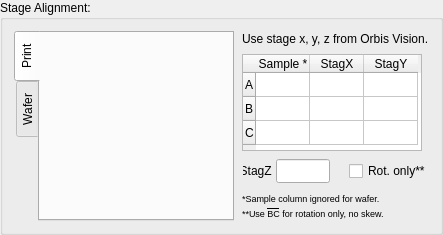
      <widget class="QGroupBox" name="gr_stage">
       <property name="sizePolicy">
        <sizepolicy hsizetype="Fixed" vsizetype="Fixed">
         <horstretch>0</horstretch>
         <verstretch>0</verstretch>
        </sizepolicy>
       </property>
       <property name="minimumSize">
        <size>
         <width>440</width>
         <height>0</height>
        </size>
       </property>
       <property name="maximumSize">
        <size>
         <width>440</width>
         <height>16777215</height>
        </size>
       </property>
       <property name="title">
        <string>Stage Alignment:</string>
       </property>
       <layout class="QHBoxLayout" name="horizontalLayout_16">
        <property name="spacing">
         <number>0</number>
        </property>
        <property name="sizeConstraint">
         <enum>QLayout::SetFixedSize</enum>
        </property>
        <item>
         <widget class="QTabWidget" name="tb_align">
          <property name="sizePolicy">
           <sizepolicy hsizetype="Fixed" vsizetype="Fixed">
            <horstretch>0</horstretch>
            <verstretch>0</verstretch>
           </sizepolicy>
          </property>
          <property name="minimumSize">
           <size>
            <width>220</width>
            <height>190</height>
           </size>
          </property>
          <property name="maximumSize">
           <size>
            <width>220</width>
            <height>190</height>
           </size>
          </property>
          <property name="baseSize">
           <size>
            <width>0</width>
            <height>0</height>
           </size>
          </property>
          <property name="tabPosition">
           <enum>QTabWidget::West</enum>
          </property>
          <property name="currentIndex">
           <number>0</number>
          </property>
          <widget class="QWidget" name="tab_print">
           <attribute name="title">
            <string>Print</string>
           </attribute>
           <widget class="QLabel" name="lb_printpix">
            <property name="geometry">
             <rect>
              <x>0</x>
              <y>0</y>
              <width>191</width>
              <height>181</height>
             </rect>
            </property>
            <property name="text">
             <string/>
            </property>
            <property name="pixmap">
             <pixmap resource="alignprint.qrc">:/alignment/alignprint.png</pixmap>
            </property>
            <property name="scaledContents">
             <bool>false</bool>
            </property>
            <property name="alignment">
             <set>Qt::AlignCenter</set>
            </property>
           </widget>
          </widget>
          <widget class="QWidget" name="tab_wafer">
           <attribute name="title">
            <string>Wafer</string>
           </attribute>
           <widget class="QLabel" name="lb_waferpix">
            <property name="geometry">
             <rect>
              <x>0</x>
              <y>0</y>
              <width>191</width>
              <height>181</height>
             </rect>
            </property>
            <property name="text">
             <string/>
            </property>
            <property name="pixmap">
             <pixmap resource="alignprint.qrc">:/alignment/alignwafer.png</pixmap>
            </property>
            <property name="scaledContents">
             <bool>false</bool>
            </property>
            <property name="alignment">
             <set>Qt::AlignCenter</set>
            </property>
           </widget>
          </widget>
         </widget>
        </item>
        <item>
         <spacer name="horizontalSpacer_2">
          <property name="orientation">
           <enum>Qt::Horizontal</enum>
          </property>
          <property name="sizeType">
           <enum>QSizePolicy::Fixed</enum>
          </property>
          <property name="sizeHint" stdset="0">
           <size>
            <width>8</width>
            <height>20</height>
           </size>
          </property>
         </spacer>
        </item>
        <item>
         <layout class="QVBoxLayout" name="verticalLayout_8">
          <property name="spacing">
           <number>0</number>
          </property>
          <property name="sizeConstraint">
           <enum>QLayout::SetFixedSize</enum>
          </property>
          <item>
           <widget class="QLabel" name="lb_stagcoord">
            <property name="text">
             <string>Use stage x, y, z from Orbis Vision.</string>
            </property>
           </widget>
          </item>
          <item>
           <spacer name="verticalSpacer_5">
            <property name="orientation">
             <enum>Qt::Vertical</enum>
            </property>
            <property name="sizeType">
             <enum>QSizePolicy::Fixed</enum>
            </property>
            <property name="sizeHint" stdset="0">
             <size>
              <width>20</width>
              <height>8</height>
             </size>
            </property>
           </spacer>
          </item>
          <item>
           <widget class="QTableWidget" name="tw_stage">
            <property name="sizePolicy">
             <sizepolicy hsizetype="Fixed" vsizetype="Fixed">
              <horstretch>0</horstretch>
              <verstretch>0</verstretch>
             </sizepolicy>
            </property>
            <property name="maximumSize">
             <size>
              <width>180</width>
              <height>97</height>
             </size>
            </property>
            <attribute name="horizontalHeaderDefaultSectionSize">
             <number>54</number>
            </attribute>
            <attribute name="horizontalHeaderMinimumSectionSize">
             <number>54</number>
            </attribute>
            <attribute name="verticalHeaderVisible">
             <bool>true</bool>
            </attribute>
            <attribute name="verticalHeaderDefaultSectionSize">
             <number>24</number>
            </attribute>
            <attribute name="verticalHeaderMinimumSectionSize">
             <number>24</number>
            </attribute>
            <row>
             <property name="text">
              <string>A</string>
             </property>
            </row>
            <row>
             <property name="text">
              <string>B</string>
             </property>
            </row>
            <row>
             <property name="text">
              <string>C</string>
             </property>
            </row>
            <column>
             <property name="text">
              <string>Sample *</string>
             </property>
            </column>
            <column>
             <property name="text">
              <string>StagX</string>
             </property>
            </column>
            <column>
             <property name="text">
              <string>StagY</string>
             </property>
            </column>
            <item row="0" column="0">
             <property name="text">
              <string/>
             </property>
            </item>
           </widget>
          </item>
          <item>
           <spacer name="verticalSpacer_8">
            <property name="orientation">
             <enum>Qt::Vertical</enum>
            </property>
            <property name="sizeType">
             <enum>QSizePolicy::Fixed</enum>
            </property>
            <property name="sizeHint" stdset="0">
             <size>
              <width>20</width>
              <height>8</height>
             </size>
            </property>
           </spacer>
          </item>
          <item>
           <layout class="QHBoxLayout" name="horizontalLayout_15">
            <property name="spacing">
             <number>0</number>
            </property>
            <property name="sizeConstraint">
             <enum>QLayout::SetFixedSize</enum>
            </property>
            <item>
             <widget class="QLabel" name="lb_stagz">
              <property name="sizePolicy">
               <sizepolicy hsizetype="Fixed" vsizetype="Fixed">
                <horstretch>0</horstretch>
                <verstretch>0</verstretch>
               </sizepolicy>
              </property>
              <property name="minimumSize">
               <size>
                <width>32</width>
                <height>0</height>
               </size>
              </property>
              <property name="maximumSize">
               <size>
                <width>32</width>
                <height>24</height>
               </size>
              </property>
              <property name="text">
               <string>StagZ </string>
              </property>
              <property name="alignment">
               <set>Qt::AlignRight|Qt::AlignTrailing|Qt::AlignVCenter</set>
              </property>
             </widget>
            </item>
            <item>
             <widget class="QLineEdit" name="le_stagz">
              <property name="sizePolicy">
               <sizepolicy hsizetype="Fixed" vsizetype="Fixed">
                <horstretch>0</horstretch>
                <verstretch>0</verstretch>
               </sizepolicy>
              </property>
              <property name="minimumSize">
               <size>
                <width>54</width>
                <height>24</height>
               </size>
              </property>
              <property name="maximumSize">
               <size>
                <width>54</width>
                <height>24</height>
               </size>
              </property>
             </widget>
            </item>
            <item>
             <spacer name="horizontalSpacer_3">
              <property name="orientation">
               <enum>Qt::Horizontal</enum>
              </property>
              <property name="sizeType">
               <enum>QSizePolicy::Fixed</enum>
              </property>
              <property name="sizeHint" stdset="0">
               <size>
                <width>18</width>
                <height>20</height>
               </size>
              </property>
             </spacer>
            </item>
            <item>
             <widget class="QCheckBox" name="cb_rotonly">
              <property name="sizePolicy">
               <sizepolicy hsizetype="Fixed" vsizetype="Fixed">
                <horstretch>0</horstretch>
                <verstretch>0</verstretch>
               </sizepolicy>
              </property>
              <property name="minimumSize">
               <size>
                <width>78</width>
                <height>0</height>
               </size>
              </property>
              <property name="maximumSize">
               <size>
                <width>78</width>
                <height>16777215</height>
               </size>
              </property>
              <property name="text">
               <string>Rot. only**</string>
              </property>
             </widget>
            </item>
           </layout>
          </item>
          <item>
           <spacer name="verticalSpacer_7">
            <property name="orientation">
             <enum>Qt::Vertical</enum>
            </property>
            <property name="sizeType">
             <enum>QSizePolicy::Fixed</enum>
            </property>
            <property name="sizeHint" stdset="0">
             <size>
              <width>20</width>
              <height>8</height>
             </size>
            </property>
           </spacer>
          </item>
          <item>
           <widget class="QLabel" name="le_waferignore">
            <property name="text">
             <string>&lt;html&gt;&lt;head/&gt;&lt;body&gt;&lt;p&gt;&lt;span style=&quot; font-size:7pt;&quot;&gt;*Sample column ignored for wafer.&lt;/span&gt;&lt;/p&gt;&lt;/body&gt;&lt;/html&gt;</string>
            </property>
            <property name="textFormat">
             <enum>Qt::RichText</enum>
            </property>
           </widget>
          </item>
          <item>
           <widget class="QLabel" name="lb_rotonly">
            <property name="text">
             <string>&lt;html&gt;&lt;head/&gt;&lt;body&gt;&lt;p&gt;&lt;span style=&quot; font-size:7pt;&quot;&gt;**Use &lt;/span&gt;&lt;span style=&quot; font-size:7pt; text-decoration: overline;&quot;&gt;BC&lt;/span&gt;&lt;span style=&quot; font-size:7pt;&quot;&gt; for rotation only, no skew.&lt;/span&gt;&lt;/p&gt;&lt;/body&gt;&lt;/html&gt;</string>
            </property>
            <property name="textFormat">
             <enum>Qt::RichText</enum>
            </property>
           </widget>
          </item>
         </layout>
        </item>
       </layout>
      </widget>
